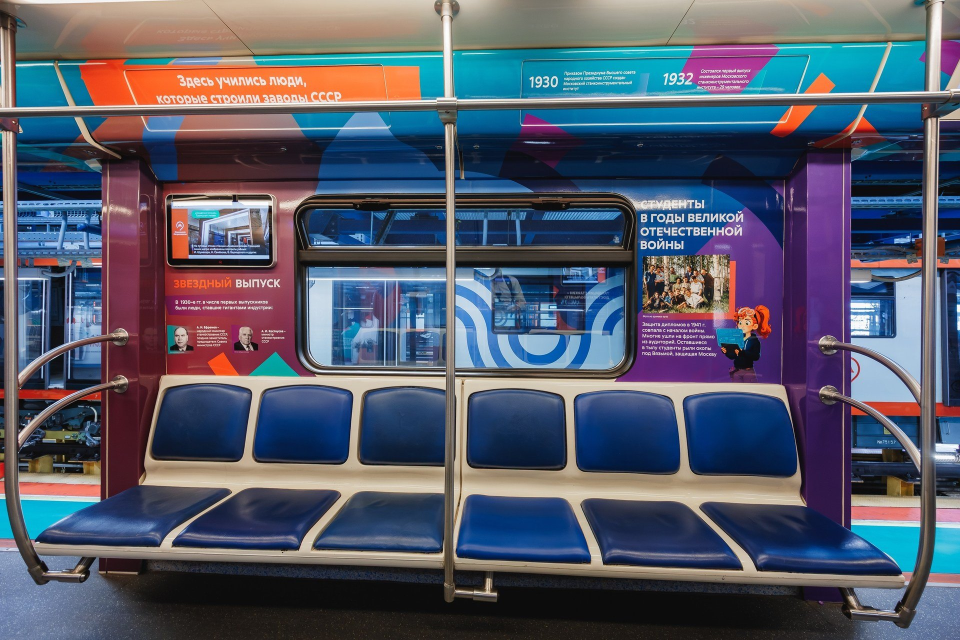
#> input picture content/stankin-20261002/assets/photo-08.jpg, 1920 x 1280 px, given in place of 1_Вагон.jpg, which was not available (shown at 1/2 size)
$ python prepare_exterior.py ../../assets
#> lines starting #> are read from the running program, lines starting #| are printed output that depends on the picture; pictures that were not available may be replaced by others from this repository, and a replacement may not be noted
"""Produce UV-addressed exterior texture assets, preserving the supplied artwork."""
from pathlib import Path
from PIL import Image,ImageStat
import json,sys,gc,hashlib
Image.MAX_IMAGE_PIXELS=None
root=Path(sys.argv[1]) if len(sys.argv)>1 else Path(__file__).parent
base=root/'web'/'exterior';base.mkdir(exist_ok=True)
records=[]
for car in range(1,9):
    source=root/'textures-exterior'/f'{car}_Вагон.jpg'
    out=root/'web'/'exterior-details'/f'car-{car}';out.mkdir(parents=True,exist_ok=True)
    tiles={}
    with Image.open(source) as im:
#> im is the input picture: PIL image 1920x1280 RGB; mean R, G, B 84.3, 89.3, 105.5
        im.load();w,h=im.size
#> after `w, h = im.size`: w = 1920; h = 1280
        preview=im.crop((0,0,w,round(h*.425)))
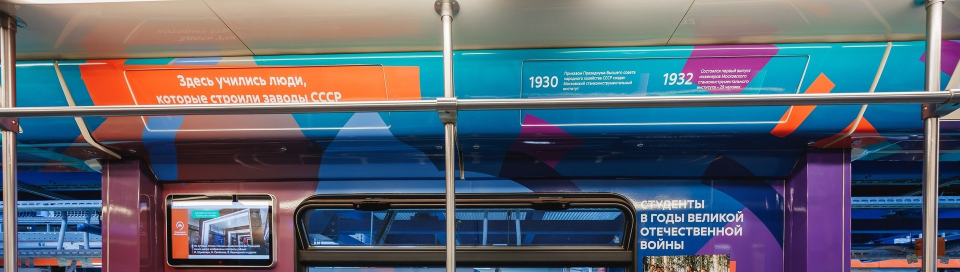
#> preview: PIL image 1920x544 RGB (shown at 1/2 size); mean R, G, B 89.8, 98.8, 112
        preview=preview.resize((4096,1741),Image.Resampling.LANCZOS)
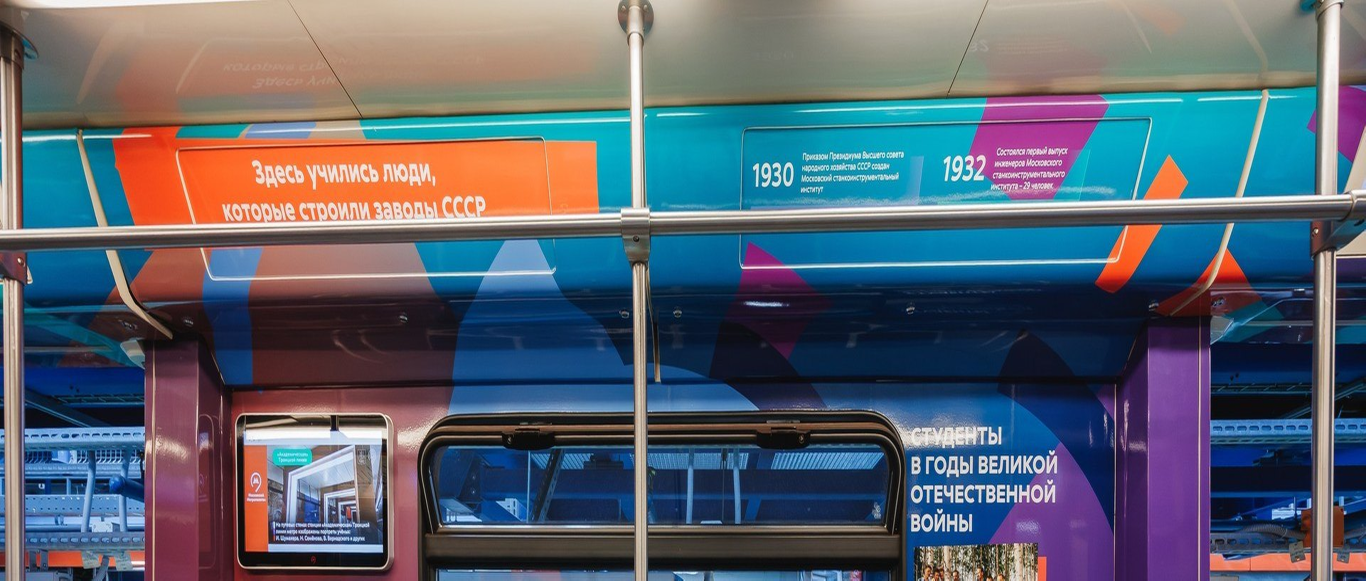
#> preview: PIL image 4096x1741 RGB (shown at 1/3 size); mean R, G, B 89.8, 98.8, 112
        preview.save(base/f'car-{car}.jpg',quality=94,optimize=True,subsampling=0);preview.close()
        for row in range(4):
            for col in range(8):
                x0=round(col*w/8);x1=round((col+1)*w/8);y0=round(row*h/8);y1=round((row+1)*h/8)
                box=(max(0,x0-4),max(0,y0-4),min(w,x1+4),min(h,y1+4))
                tile=im.crop(box).convert('RGB');thumb=tile.copy();thumb.thumbnail((64,64));stat=ImageStat.Stat(thumb);thumb.close()
                if min(stat.mean)>254 and max(stat.stddev)<1:tile.close();continue
                key=f'{col}-{row}'
                tile.save(out/f'{key}.jpg',quality=94,optimize=True,subsampling=0)
                tile.thumbnail((1600,1600),Image.Resampling.LANCZOS)
                tile.save(out/f'{key}-mobile.jpg',quality=92,optimize=True,subsampling=0);tile.close()
                tiles[key]={'rect':[box[0]/w,box[1]/h,w/(box[2]-box[0]),h/(box[3]-box[1])]}
#> this loop made 4 passes
#> pass 1, `tile.save(out/f'{key}.jpg',quality=94,optimize=True,subsampling=0)`:
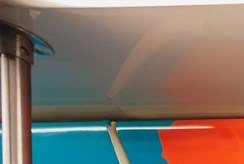
#> saved as 0-0.jpg: PIL image 244x164 RGB; mean R, G, B 128.6, 113.7, 103.4
#> pass 1, `tile.save(out/f'{key}.jpg',quality=94,optimize=True,subsampling=0)`:
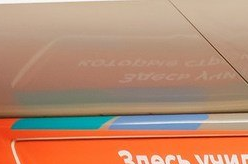
#> saved as 1-0.jpg: PIL image 248x164 RGB; mean R, G, B 183, 138.6, 113.1
#> pass 1, `tile.save(out/f'{key}.jpg',quality=94,optimize=True,subsampling=0)`:
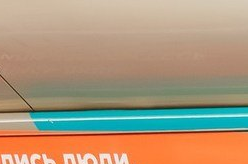
#> saved as 2-0.jpg: PIL image 248x164 RGB; mean R, G, B 171.5, 150.5, 123.7
#> pass 1, `tile.save(out/f'{key}.jpg',quality=94,optimize=True,subsampling=0)`:
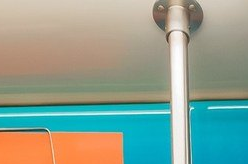
#> saved as 3-0.jpg: PIL image 248x164 RGB; mean R, G, B 140.9, 160.4, 145.4
    (out/'manifest.json').write_text(json.dumps({'grid':8,'width':w,'height':h,'tiles':tiles}),encoding='utf-8')
#> (the run stopped early here; a loop or call above may not have finished)
